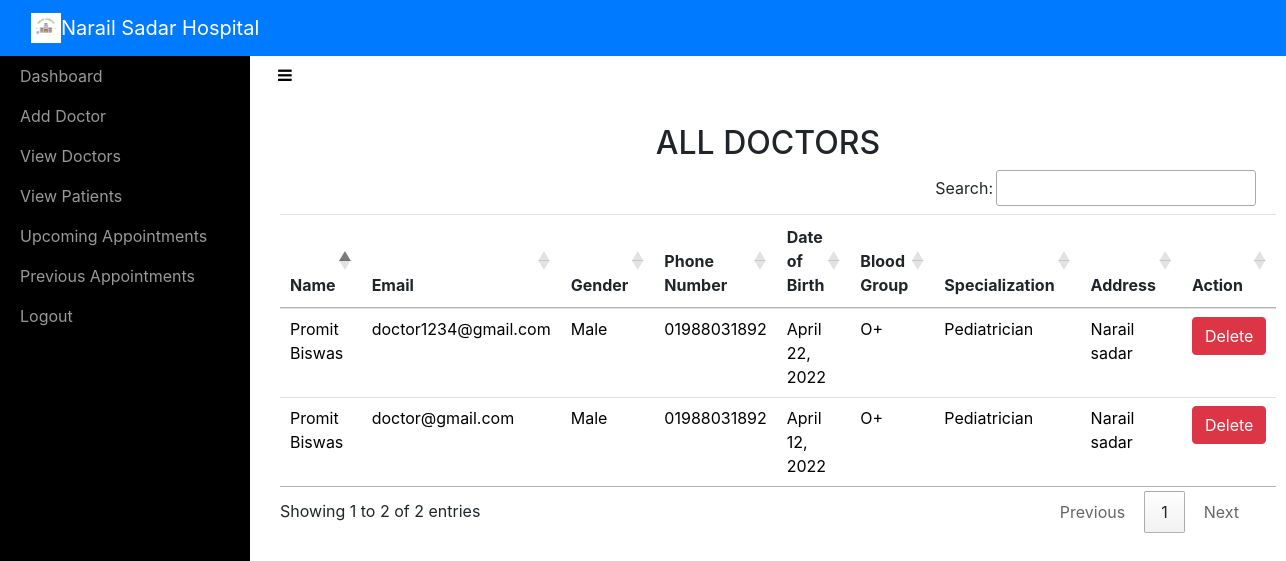
/adminviewDoctor/ (signed in), run on the app's committed database.
### sitehandler/models.py (models this page shows, shortened)
class Doctors(models.Model):
	name = models.CharField(max_length=50)
	email = models.EmailField(unique=True)
	password = models.CharField(max_length=200)
	gender = models.CharField(max_length=10)
	phonenumber = models.CharField(max_length=11)
	address = models.CharField(max_length=100)
	birthdate = models.DateField()
	bloodgroup = models.CharField(max_length=5)
	specialization = models.CharField(max_length=50)
	is_verified=models.BooleanField(default=True)

### sitehandler/views.py (the view)
# urls.py: path('adminviewDoctor/',adminviewDoctor,name='adminviewDoctor'),
def adminviewDoctor(request):
	if not request.user.is_staff:
		return redirect('login_admin')
	doc = Doctors.objects.all()
	d = { 'doc' : doc }
	return render(request,'adminviewDoctors.html',d)

### templates/adminviewDoctors.html (shortened to what this page needs)
<!DOCTYPE html>
<html>
<head>
    {% include 'include.html' %}
    {% load static %}
    <link rel="stylesheet" type="text/css" href="https://cdn.datatables.net/1.10.21/css/jquery.dataTables.min.css">
    <link rel="stylesheet" type="text/css" href="https://cdn.datatables.net/buttons/1.6.2/css/buttons.dataTables.min.css">
</head>
<body>
    {% include 'adminnav.html' %}
    <div id="wrapper">
        {% include 'admin_include.html'%}
        <div class="page-content-wrapper">
            <div class="container-fluid"><a class="btn btn-link" role="button" id="menu-toggle" href="#menu-toggle"><i class="fa fa-bars" style="color: black;"></i></a>
                <h2 class="text-center">ALL DOCTORS</h2>
                <section id="team" class="pb-5">
                    <div class="container">
                       <table class="table" id="example">
                            <thead>
                                <tr>
                                    <th>Name</th>
                                    <th>Email</th>
                                    <th>Gender</th>
                                    <th>Phone Number</th>
                                    <th>Date of Birth</th>
                                    <th>Blood Group</th>
                                    <th>Specialization</th>
                                    <th>Address</th>
                                    <th>Action</th>
                                </tr>
                            </thead>
                            <tbody>
                                {% for i in doc %}
                                <tr style="color: black;">
                                    <td>{{ i.name }}</td>
                                    <td>{{ i.email }}</td>
                                    <td>{{ i.gender }}</td>
                                    <td>{{ i.phonenumber }}</td>
                                    <td>{{ i.birthdate }}</td>
                                    <td>{{ i.bloodgroup }}</td>
                                    <td>{{ i.specialization }}</td>
                                    <td>{{ i.address }}</td>
                                    <td><a href="{% url 'admin_delete_doctor' i.id i.email %}" onclick="return confirm('Are you sure you want to delete?')" class="btn btn-danger">Delete</a></td>
                                </tr>
                                {% endfor %}
                            </tbody>
                        </table>
                    </div>
                </section>
            </div>
        </div>
    </div>
</body>
</html>

### sitehandler/static/css/Sidebar-Menu-1.css (style rules this page uses)
body { overflow-x: hidden; }
#wrapper { padding-left: 0; -webkit-transition: all 0.5s ease; -moz-transition: all 0.5s ease; -o-transition: all 0.5s ease; transition: all 0.5s ease; }
@media (min-width:768px) { #wrapper { padding-left: 250px; } }

### sitehandler/static/css/Sidebar-Menu.css (style rules this page uses)
#wrapper { padding-left: 0; -webkit-transition: all 0.5s ease; -moz-transition: all 0.5s ease; -o-transition: all 0.5s ease; transition: all 0.5s ease; }
@media (min-width:768px) { #wrapper { padding-left: 250px; } }

### sitehandler/static/css/styles.css (style rules this page uses)
.text-center { margin-top: 30px; }

### data on the page
Doctors: name "Promit Biswas", email "doctor1234@gmail.com", gender "Male", phonenumber "01988031892", birthdate "April 22, 2022", bloodgroup "O+", specialization "Pediatrician", address "Narail sadar"
Doctors: name "Promit Biswas", email "doctor@gmail.com", gender "Male", phonenumber "01988031892", birthdate "April 12, 2022", bloodgroup "O+", specialization "Pediatrician", address "Narail sadar"
